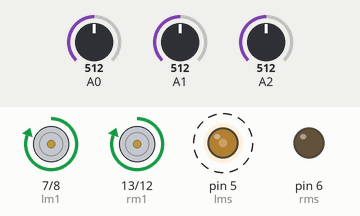
This sketch was run on a simulated Arduino Uno, built with avr-gcc and run on an emulated ATmega328P. On the bench: motor-driver pin pairs drawn as motors (green arrow = first pin HIGH = forward, orange = second pin HIGH = backward, longer = more drive), output pins drawn as LEDs (lit = HIGH). Dashed ring = blinking. Inputs (shaded band) come from the test bench; at power-on: A0 = 512, A1 = 512, A2 = 512.

Above: at 2.2 s.
2.3 s: A0 set to 106
5.3 s: A0 set to 96
At 6.4 s:
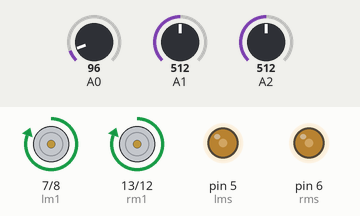
6.8 s: A1 set to 104
8.3 s: A1 set to 92
At 8.8 s:
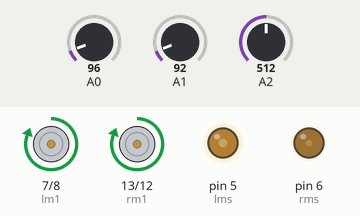
Timing chart, 0 to 10.8 s (numbered marks = the images above; inputs shaded):
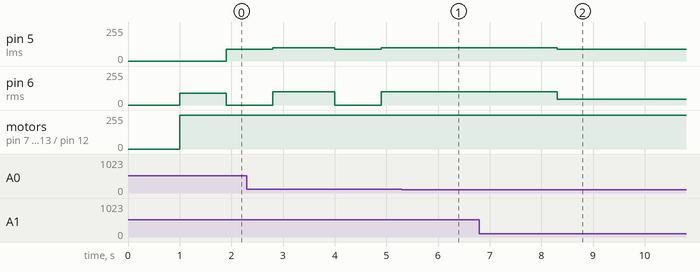

Measured:
- the behaviour switches between 101 and 100 on A0 (found by bisection; images 0 and 1)
- the behaviour switches between 100 and 99 on A1 (found by bisection; images 1 and 2)
- after the input at 5.3 s, pin 5 (lms): stays 100/255 (without the input it goes to 90/255 after 0.80 s); pin 6 (rms): stays 100/255 (without the input it goes to 0/255 after 0.80 s)
- after the input at 6.8 s, every drawn part: stays the same
- after the input at 8.3 s, pin 5 (lms): 100/255 → 90/255 at once; pin 6 (rms): 100/255 → 45/255 at once

The sketch:

BLACK_LIN_FOLLOWER_ROBOT.ino
```cpp
// #include "motor.h"
// #include "serial.h"
// #include "adc.h"

// const int th = 100;  // Threshold for black/white detection
// int junctionCounter = 0;  // Tracks the current junction number

// void setup() {
//   motor_pin_config();
//   timer0_pwm_init();
//   usartInit();
//   adcInit();
//   _delay_ms(1000);
// }

// void loop() {
//   int ls = readAdc(0);  // Left sensor reading
//   int ms = readAdc(1);  // Middle sensor reading
//   int rs = readAdc(2);  // Right sensor reading

//   // Check if at a junction (all sensors detect black)
//   if ((ls > th) && (ms > th) && (rs > th)) {
//     junctionCounter++;  // Increment junction counter to identify the current junction

//     // Perform action based on the current junction
//     switch (junctionCounter) {
//       case 1:
//         // Junction 1 - turn left
//         left(100, 100);
//         _delay_ms(800);  // Longer delay for accurate turn
//         break;

//       case 2:
//         // Junction 2 - turn right
//         right(100, 100);
//         _delay_ms(800);
//         break;

//       case 3:
//       case 4:
//         // Junction 3 & 4 - move forward
//         fwd(100, 100);
//         _delay_ms(500);
//         break;

//       case 5:
//         // Junction 5 - turn right
//         right(100, 100);
//         _delay_ms(800);
//         break;

//       case 6:
//       case 7:
//         // Junction 6 & 7 - move forward
//         fwd(100, 100);
//         _delay_ms(500);
//         break;

//       case 8:
//         // Junction 8 - turn right
//         right(100, 100);
//         _delay_ms(800);
//         break;

//       case 9:
//       case 10:
//         // Junction 9 & 10 - move forward
//         fwd(100, 100);
//         _delay_ms(500);
//         break;

//       case 11:
//         // Junction 11 - turn left
//         left(100, 100);
//         _delay_ms(800);
//         break;

//       default:
//         // Stop the robot after the last junction, or reset if desired
//         stop();
//         break;
//     }
//   }
//   else {
//     // Normal line-following behavior when not at a junction
//     if ((ls < th) && (ms > th) && (rs < th)) {
//       // Go forward when middle sensor is on black
//       fwd(90, 90);
//     }
//     else if ((ls > th) && (ms < th) && (rs < th)) {
//       // Slight right if left sensor detects black
//       fwd(45, 90);
//     }
//     else if ((ls < th) && (ms < th) && (rs > th)) {
//       // Slight left if right sensor detects black
//       fwd(90, 45);
//     }
//   }

//   _delay_ms(100);  // Delay for stability in sensor readings
// }

#include "motor.h"
#include "serial.h"
#include "adc.h"

const int th = 100;  // Threshold for black/white detection
int junctionCounter = 0;  // Tracks the current junction number

void setup() {
  motor_pin_config();
  timer0_pwm_init();
  usartInit();
  adcInit();
  _delay_ms(1000);
}

void loop() {
  int ls = readAdc(0);  // Left sensor reading
  int ms = readAdc(1);  // Middle sensor reading
  int rs = readAdc(2);  // Right sensor reading

  // Check if at a junction (all sensors detect black)
  if ((ls > th) && (ms > th) && (rs > th)) {
    junctionCounter++;  // Increment junction counter to identify the current junction

    // Perform action based on the current junction
    switch (junctionCounter) {
      case 1:
        // Junction 1 - turn left
        fwd(0, 90);  // Turn left based on code 1
        _delay_ms(800);  // Longer delay for accurate turn
        break;

      case 2:
        // Junction 2 - turn right
        fwd(90, 0);  // Turn right based on code 1
        _delay_ms(800);
        break;

      case 3:
      case 4:
        // Junction 3 & 4 - move forward
        fwd(100, 100);
        _delay_ms(500);
        break;

      case 5:
        // Junction 5 - turn right
        fwd(90, 0);  // Turn right based on code 1
        _delay_ms(800);
        break;

      case 6:
      case 7:
        // Junction 6 & 7 - move forward
        fwd(100, 100);
        _delay_ms(500);
        break;

      case 8:
        // Junction 8 - turn right
        fwd(90, 0);  // Turn right based on code 1
        _delay_ms(800);
        break;

      case 9:
      case 10:
        // Junction 9 & 10 - move forward
        fwd(100, 100);
        _delay_ms(500);
        break;

      case 11:
        // Junction 11 - turn left
        fwd(0, 90);  // Turn left based on code 1
        _delay_ms(800);
        break;

      default:
        // Stop the robot after the last junction, or reset if desired
        stop();
        break;
    }
  }
  else {
    // Normal line-following behavior when not at a junction
    if ((ls < th) && (ms > th) && (rs < th)) {
      // Go forward when middle sensor is on black
      fwd(90, 90);
    }
    else if ((ls > th) && (ms < th) && (rs < th)) {
      // Slight right if left sensor detects black
      fwd(45, 90);
    }
    else if ((ls < th) && (ms < th) && (rs > th)) {
      // Slight left if right sensor detects black
      fwd(90, 45);
    }
  }

  _delay_ms(100);  // Delay for stability in sensor readings
}
```

adc.cpp
```cpp
#include "adc.h"

void adcInit(){
  /*enable ADC,enable conversion conversion complete interrupt, prescaller=128 */
  ADCSRA |=(1<<ADEN)|(1<<ADPS2)|(1<<ADPS1)|(1<<ADPS0);
}
int readAdc(char ch){
  uint16_t adcResult = 0;
  uint8_t temp = 0;
  ch = ch & 0b00000111; //keept only the channel number
  ADMUX =(1<<REFS0) | ch;
  ADCSRA |=(1<<ADSC); //start conversion
  while(!(ADCSRA & (1<<ADIF))); //wait until conversion complete
  temp = ADCL;
  adcResult = ADCH;
  ADCSRA |=(1<<ADIF); //clear flag
  adcResult = (adcResult <<8) | temp;
  return adcResult;
}
```

adc.h
```cpp
#ifndef adc_h
#define adc_h
#include<Arduino.h>

void adcInit();
int readAdc(char ch);

#endif
```

motor.cpp
```cpp
#include "motor.h"
const int lm1=PD7, lm2=PB0, lms=PD5, rm1=PB5, rm2=PB4, rms=PD6;
void motor_pin_config(){
  DDRD |=(1<<lm1)|(1<<lms)|(1<<rms);
  DDRB |=(1<<lm2)|(1<<rm1)|(1<<rm2);
  //PORTD |=(1<<lms)|(1<<rms); //motor driver's channels are enabled
}
void fwd(char ls, char rs){
  PORTD |=(1<<lm1); PORTB &=~(1<<lm2);
  PORTB |=(1<<rm1); PORTB &=~(1<<rm2);
  timer0_dutycycle(ls, rs);
}
void back(char ls, char rs){
  PORTD &=~(1<<lm1); PORTB |=(1<<lm2);
  PORTB &=~(1<<rm1); PORTB |=(1<<rm2);
  timer0_dutycycle(ls, rs);
}
void left(char ls, char rs){
  PORTD &=~(1<<lm1); PORTB |=(1<<lm2);
  PORTB |=(1<<rm1); PORTB &=~(1<<rm2);
  timer0_dutycycle(ls, rs);
}
void right(char ls, char rs){
  PORTD |=(1<<lm1); PORTB &=~(1<<lm2);
  PORTB &=~(1<<rm1); PORTB |=(1<<rm2);
  timer0_dutycycle(ls, rs);
}
void stop(){
  PORTD &=~(1<<lm1);
  PORTB &=~((1<<lm2)|(1<<rm1)|(1<<rm2));
  timer0_dutycycle(0, 0);
}
void timer0_pwm_init(){
  TCCR0A |=(1<<WGM01)|(1<<WGM00);  //select fast pwm mode
  TCCR0A |=(1<<COM0A1)|(1<<COM0B1);         //select non-inverting pwm
  TCCR0B |=(1<<CS00);           //select precaller = 1
  DDRD |=(1<<PD6)|(1<<PD5);              //define OC0A pin as o/p
}
void timer0_dutycycle(char ls, char rs){
  OCR0A = rs;
  OCR0B = ls;             //set duty cycle
}
```

motor.h
```cpp
#ifndef motor_h
#define motor_h
#include<Arduino.h>
void motor_pin_config();
void fwd(char ls, char rs);
void back(char ls, char rs);
void left(char ls, char rs);
void right(char ls, char rs);
void stop();
void timer0_pwm_init();
void timer0_dutycycle(char ls, char rs);


#endif
```

serial.cpp
```cpp
#include "serial.h"

void usartInit(){
  UBRR0H = 0;//set baud rate  = 9600
  UBRR0L = 103;
  UCSR0B |=(1<<TXEN0)|(1<<RXEN0); //enable Tx and Rx
  UCSR0C |=(1<<UCSZ01)|(1<<UCSZ00); //set frame size = 8-bit
}
void usartDataWrite(char data){
  while(!(UCSR0A&(1<<UDRE0))); //wait until data register empty
  UDR0 = data;
}
void usartStrWrite(char *ch){
  while(*ch){
    usartDataWrite(*ch++);
  }
}
void usartStrWriteLn(char *ch){
  while(*ch){
    usartDataWrite(*ch++);
  }
  usartDataWrite(10);
}
char usartDataRead(){
  while(!(UCSR0A&(1<<RXC0))); //wait till new data arrieved
  return UDR0;
}
bool dataAvailable(){
  return UCSR0A&(1<<RXC0);
}
void uartNumberWrite(int num){
  char str[5];
  snprintf(str, 5, "%d", num);
  usartStrWrite(str);
}
```

serial.h
```cpp
#ifndef serial_h
#define serial_h
#include<Arduino.h>

void usartInit();
void usartDataWrite(char data);
void usartStrWrite(char *ch);
void usartStrWriteLn(char *ch);
char usartDataRead();
bool dataAvailable();
void uartNumberWrite(int num);

#endif
```
